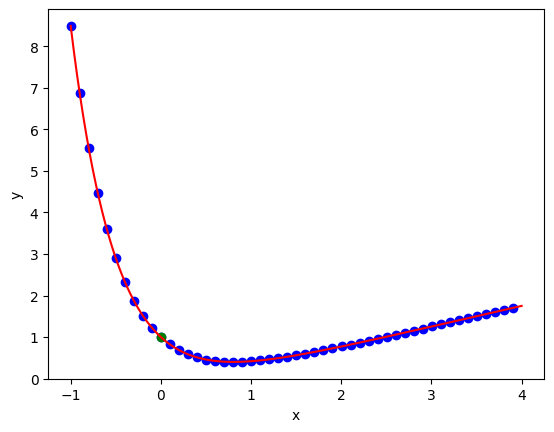

Reproduce this figure in Python.
# %%
import numpy as np
import matplotlib.pyplot as plt
import scipy.integrate as sc

def y(x):
    return x/2 - 1/4 + 5/4 * np.exp(-2 * x)

def model(y, x):
    return x - 2 * y

plt.xlabel("x")
plt.ylabel("y")
xs = np.linspace(-1, 4, 1000)

ys = sc.odeint(model, y(xs[0]), xs)

plt.scatter(xs[::20], ys[::20], color='blue')
plt.plot(xs, y(xs), color='red')
plt.scatter([0], [1], color='green')
# %%
